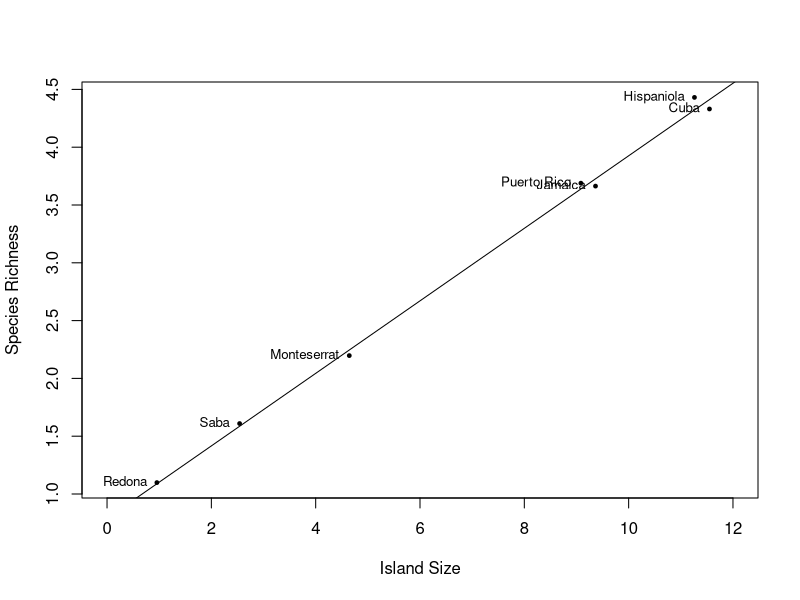
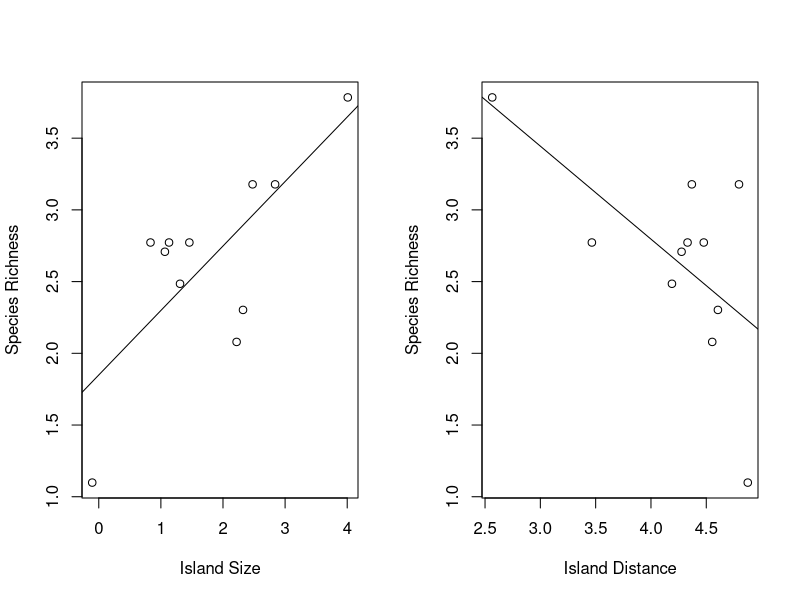
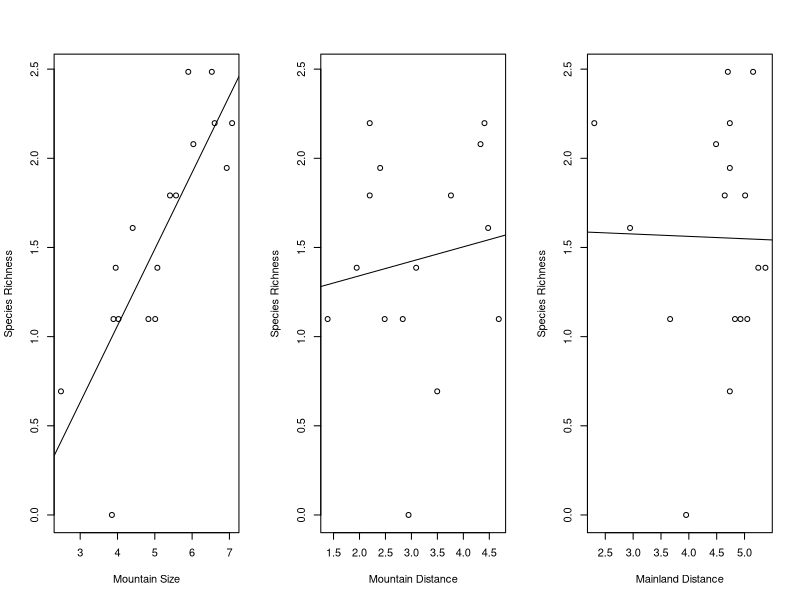
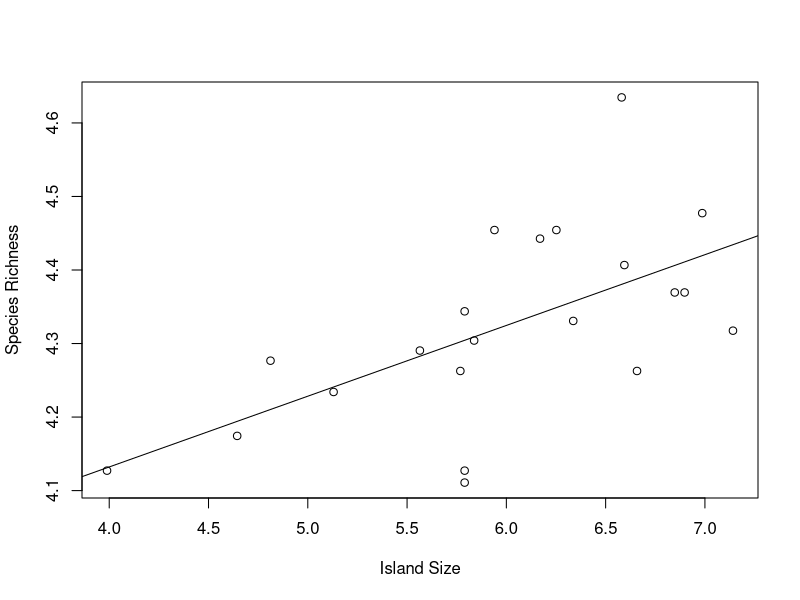
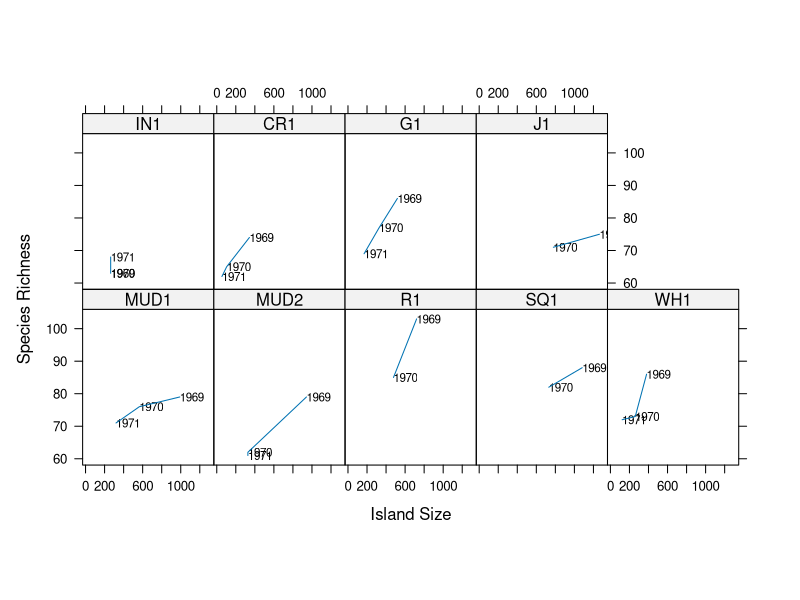

R code for these plots, in order:

setwd('~/teach/438/units/5_island_biogeo/analysis/')


# Caribbean Herps ---------------------------------------------------------


herp <- read.csv('carib_herps.csv', header = TRUE)

herp$lspecies <- log(herp$species)
herp$larea <- log(herp$area)

larea.lm <- lm(lspecies ~ larea, data=herp)

summary(larea.lm)

plot(lspecies ~ larea, data = herp, pch = 19, cex = 0.5, xlim = c(0,12), xlab = 'Island Size', ylab = 'Species Richness')
text(lspecies ~ larea, data = herp, labels = herp$island, pos=2, offset=0.5, cex=0.8)
abline(larea.lm)


# Florida Beetles ---------------------------------------------------------

beetle <- read.csv('florida_beetles.csv')

beetle$lspecies <- log(beetle$species)
beetle$larea <- log(beetle$area)
beetle$ldist <- log(beetle$distance)

larea.lm <- lm(lspecies ~ larea, data = beetle)
summary(larea.lm)

ldist.lm <- lm(lspecies ~ ldist, data = beetle)
summary(ldist.lm)


op <- par(mfrow=c(1,2))

plot(lspecies ~ larea, data = beetle, xlab = 'Island Size', ylab = 'Species Richness')
abline(larea.lm)

plot(lspecies ~ ldist, data=beetle, xlab = 'Island Distance', ylab = 'Species Richness')
abline(ldist.lm)

par(op)


# Mammals in the Mountains ------------------------------------------------


mtn <- read.csv('montaine_mammals.csv')

mtn$lspecies <- log(mtn$species)
mtn$larea <- log(mtn$area)
mtn$ldistmtn <- log(mtn$dist_mtn)
mtn$ldistmain <- log(mtn$dist_mainland)

larea.lm <- lm(lspecies ~ larea, data=mtn)
summary(larea.lm)

ldistmtn.lm <- lm(lspecies ~ ldistmtn, data = mtn)
summary(ldistmtn.lm)

ldistmain.lm <- lm(lspecies ~ ldistmain, data = mtn)
summary(ldistmain.lm)

op <- par(mfrow=c(1,3))

plot(lspecies ~ larea, data = mtn, xlab = 'Mountain Size',  ylab = 'Species Richness')
abline(larea.lm)

plot(lspecies ~ ldistmtn, data=mtn, xlab = 'Mountain Distance', ylab = 'Species Richness')
abline(ldistmtn.lm)

plot(lspecies ~ ldistmain, data=mtn, xlab = 'Mainland Distance', ylab = 'Species Richness')
abline(ldistmain.lm)

par(op)


# Arboreal Arthropods -----------------------------------------------------

arthro <- read.csv("arboreal_arthropods.csv")

arthro$lspecies <- log(arthro$species)
arthro$larea <- log(arthro$area)


#copy all of the data except for islands matching IN1
arthro.new <- subset(arthro, island != 'IN1')  

larea.lm <- lm(lspecies ~ larea, data = arthro.new)
summary(larea.lm)

plot(lspecies ~ larea, data = arthro.new, ylab = 'Species Richness', xlab = 'Island Size')
abline(larea.lm)

library(lattice)	# this loads the lattice package.

xyplot(species ~ area | island, data = arthro, aspect = 'xy', type = 'l', 
       index.cond = list(c(5,6,7,8,9,3,1,2,4)),
       xlab = 'Island Size',  ylab = 'Species Richness', 
       panel = function(x,y,...) {
         panel.text(x, y, arthro$year, cex = 0.7, pos = 4, offset = 0)
         panel.xyplot(x, y, ...) })

